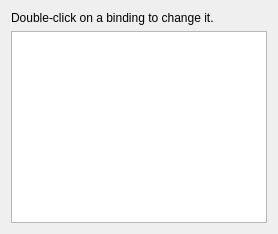
<?xml version="1.0" encoding="UTF-8"?>
<ui version="4.0">
 <class>ConfigureHotkeys</class>
 <widget class="QWidget" name="ConfigureHotkeys">
  <property name="windowTitle">
   <string>Hotkey Settings</string>
  </property>
  <layout class="QVBoxLayout" name="verticalLayout">
   <item>
    <layout class="QVBoxLayout" name="verticalLayout_2">
     <item>
      <widget class="QLabel" name="label_2">
       <property name="text">
        <string>Double-click on a binding to change it.</string>
       </property>
      </widget>
     </item>
     <item>
      <widget class="QTreeView" name="hotkey_list">
       <property name="editTriggers">
        <set>QAbstractItemView::NoEditTriggers</set>
       </property>
       <property name="sortingEnabled">
        <bool>false</bool>
       </property>
      </widget>
     </item>
    </layout>
   </item>
  </layout>
 </widget>
 <resources/>
 <connections/>
</ui>
